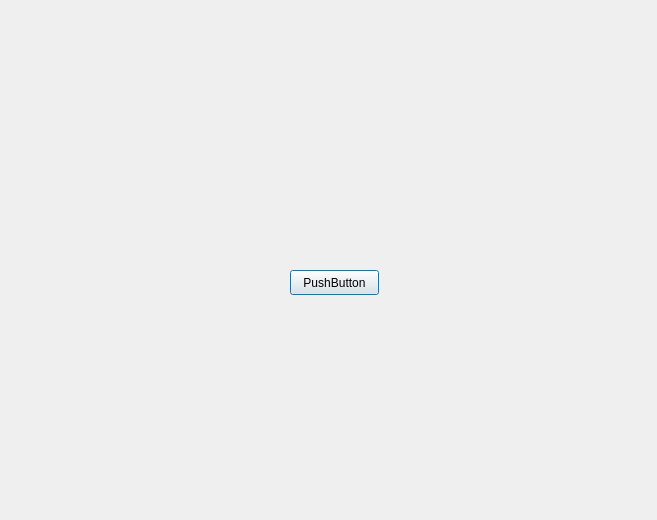
<?xml version="1.0" encoding="UTF-8"?>
<ui version="4.0">
 <class>FiltersWindow</class>
 <widget class="QDialog" name="FiltersWindow">
  <property name="geometry">
   <rect>
    <x>0</x>
    <y>0</y>
    <width>657</width>
    <height>520</height>
   </rect>
  </property>
  <property name="windowTitle">
   <string>Dialog</string>
  </property>
  <widget class="QPushButton" name="pushButton">
   <property name="geometry">
    <rect>
     <x>290</x>
     <y>270</y>
     <width>89</width>
     <height>25</height>
    </rect>
   </property>
   <property name="text">
    <string>PushButton</string>
   </property>
  </widget>
 </widget>
 <resources/>
 <connections/>
</ui>
